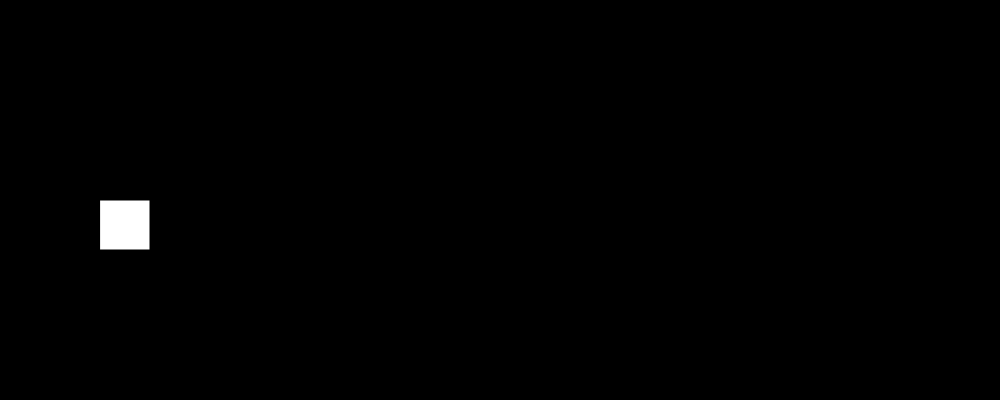
Frame 1 (no input)
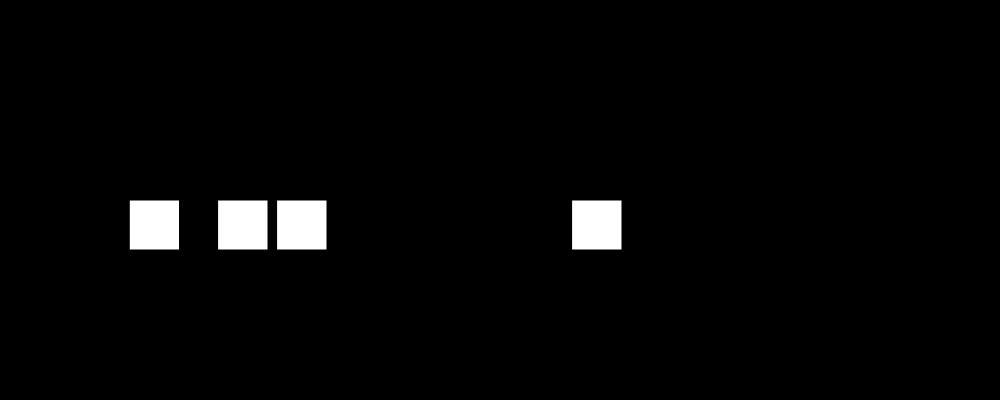
Frame 60 (no input)
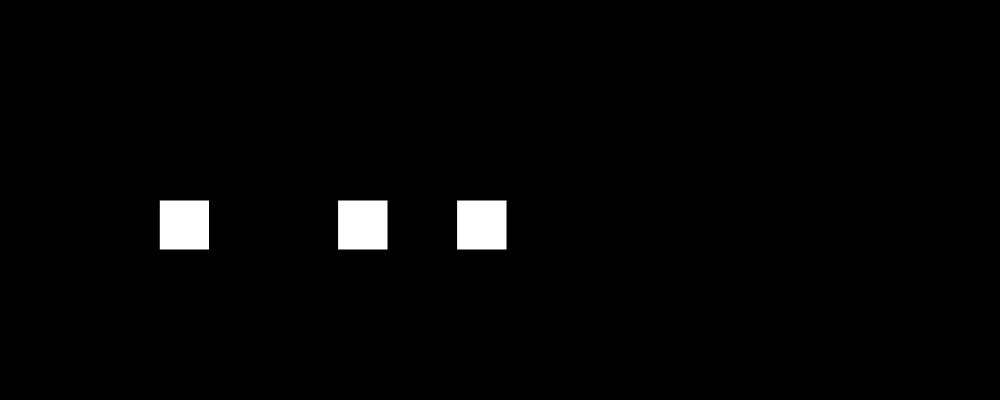
Frame 120 (the mouse pressed at the canvas centre since frame 60)

The p5.js sketch that drew these frames (run headless with seeded random() and noise() and a simulated clock; from frame 60 on, the mouse is pressed at the canvas centre):

// p5.js sketch
// ── sketch.js
var box1, box2, box3, box4;


function setup() {
  createCanvas(1000, 400);
  box1 = new Box();
  box2 = new Box();
  box3 = new Box();
  box4 = new Box();
 
}
function draw(){
  background(0);
  box1.show();
  box1.set_speed(2);

  box2.show();
  box2.set_speed(8);

  box3.show();
  box3.set_speed(0.5);

  box4.show();
  box4.set_speed(3);
  
}


// ── box.js
class Box {
  
    constructor() {
      this.x = 100;
      this.y = 200;
      this.width = 50;
      this.height = 50;
    }

    show(){
      rect(this.x,this.y,this.width,this.height);
    }
    
    set_speed(v){
      this.x = this.x+v;
    }
  }

  
